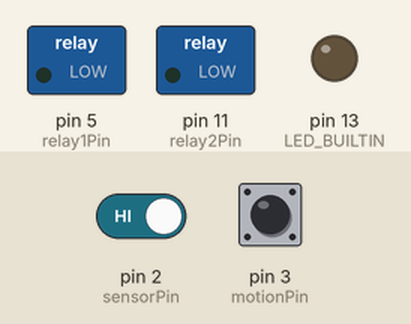
This sketch was run on a simulated Arduino Uno, built with avr-gcc and run on an emulated ATmega328P. On the bench: switched loads named in the sketch (green lamp = pin HIGH), output pins drawn as LEDs (lit = HIGH). Dashed ring = blinking. The test bench sets the inputs (shaded band); at power-on: pin 3 (motionPin) HIGH, pin 2 (sensorPin) HIGH.

Above: at 1.2 s.
1.3 s: pin 3 (motionPin) pulled LOW for 0.15 s
At 4.2 s:
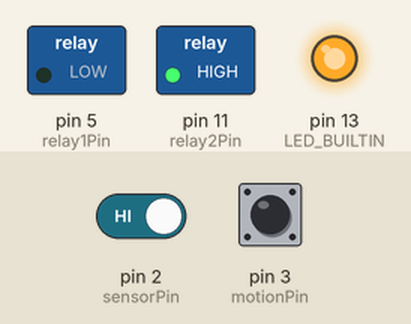
4.3 s: pin 2 (sensorPin) driven LOW
At 5.0 s:
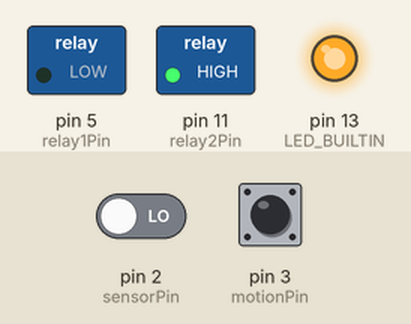
5.8 s: pin 2 (sensorPin) driven HIGH
At 6.4 s:
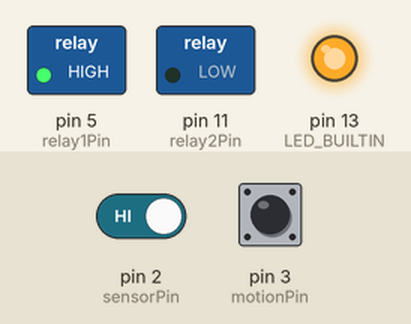
8.8 s: pin 3 (motionPin) pulled LOW for 3.2 s
At 9.15 s:
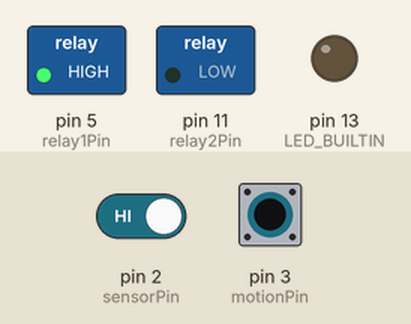
Timing chart, 0 to 13.3 s (numbered marks = the images above; inputs shaded):
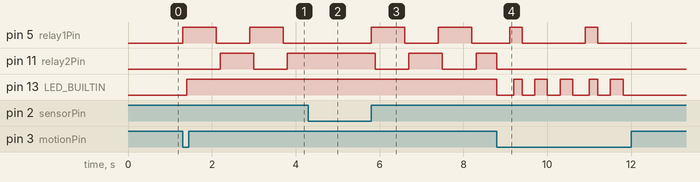

The sketch:

machine_trigger.ino
```cpp
#define sensorPin 2
#define motionPin 3

#define relay1Pin 5
#define relay2Pin 11

boolean sensorState = true;
boolean sensor = false;
unsigned long sensorTimer;

boolean motionState = false;
boolean motionButton = false;
unsigned long motionTimer;


void setup() {
  pinMode(sensorPin, INPUT_PULLUP);
  pinMode(motionPin, INPUT_PULLUP);

  pinMode(relay1Pin, OUTPUT);
  pinMode(relay2Pin, OUTPUT);

  digitalWrite(relay1Pin, LOW);
  digitalWrite(relay2Pin, LOW);

  pinMode(LED_BUILTIN, OUTPUT);
}

void loop() {
  motionButton = digitalRead(motionPin);
  if (!motionButton && millis() - motionTimer > 300) {
    motionTimer = millis();
    motionState = !motionState;
  }

  if (motionState) {
    proceedMotion();
    digitalWrite(LED_BUILTIN, HIGH);
  } else {
    digitalWrite(relay1Pin, LOW);
    digitalWrite(relay2Pin, LOW);
    digitalWrite(LED_BUILTIN, LOW);
  }
}

void proceedMotion() {
  sensor = digitalRead(sensorPin);

  if (sensor && millis() - sensorTimer > 800) {
    sensorState = !sensorState;
    sensorTimer = millis();

    if (sensorState) {
      digitalWrite(relay1Pin, LOW);
    } else {
      digitalWrite(relay1Pin, HIGH);
    }
    delay(100);
    if (sensorState) {
      digitalWrite(relay2Pin, HIGH);
    } else {
      digitalWrite(relay2Pin, LOW);
    }
  }
}
```

Measured:
- after the input at 1.3 s, pin 5 (relay1Pin): alternates HIGH for 0.80 s and LOW for 0.80 s, starting at once; pin 11 (relay2Pin): LOW → HIGH after 0.90 s, → LOW 0.80 s later, → HIGH 0.80 s later; pin 13 (LED_BUILTIN): LOW → HIGH after 0.10 s
- after the input at 4.3 s, pin 5 (relay1Pin): stays LOW (without the input it goes to HIGH after 0.20 s); pin 11 (relay2Pin): stays HIGH (without the input it goes to LOW after 0.30 s)
- after the input at 5.8 s, pin 5 (relay1Pin): alternates HIGH for 0.80 s and LOW for 0.80 s, starting at once; pin 11 (relay2Pin): alternates HIGH for 0.80 s and LOW for 0.80 s, starting after 0.10 s
- after the input at 8.8 s, pin 13 (LED_BUILTIN): HIGH → LOW at once, → HIGH 0.40 s later, → LOW 0.20 s later, → HIGH 0.30 s later, … (11 changes in this stretch)
